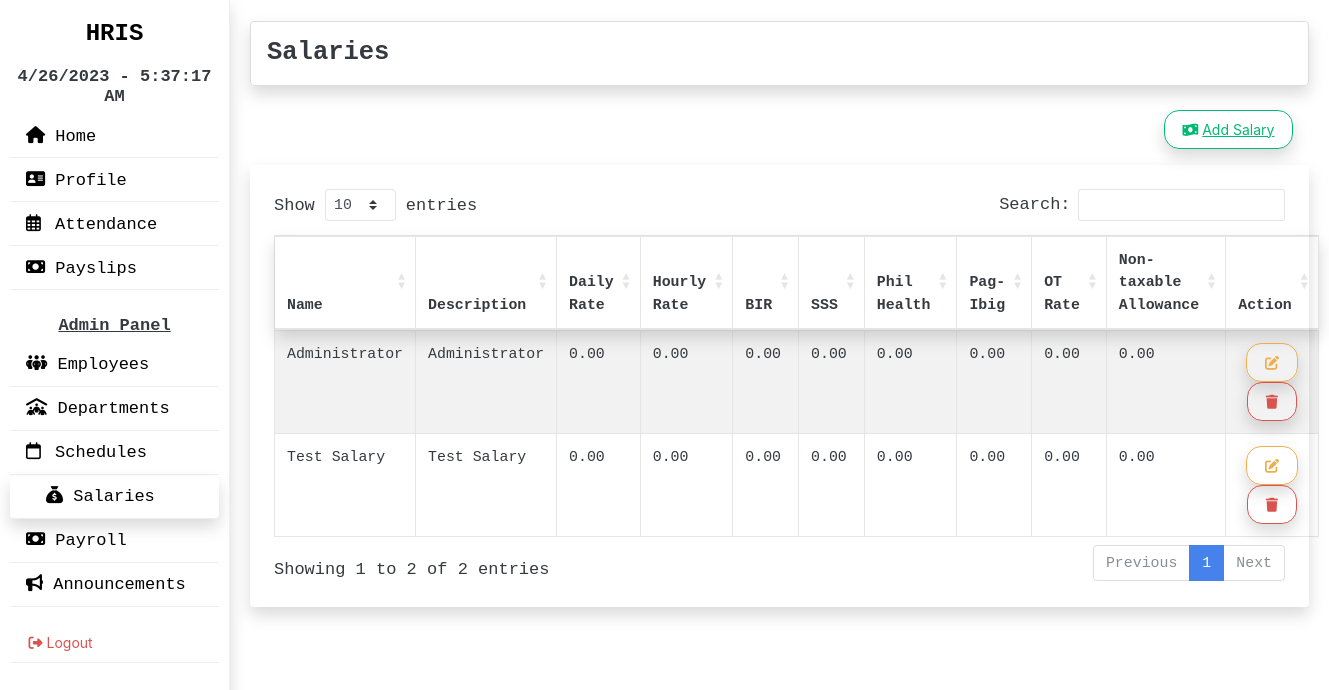
The app's page /salaries (signed in) with its own data.
### hris/models.py (models this page shows)
class Salaries(db.Model):
   id = db.Column(db.Integer(), primary_key=True)
   salary_name = db.Column(db.String(length=50), nullable=False)
   description = db.Column(db.String(length=500))
   daily_rate = db.Column(db.Float(precision=2, asdecimal=True), nullable=False)
   hourly_rate = db.Column(db.Float(precision=2, asdecimal=True), nullable=False)
   bir_tax = db.Column(db.Float(precision=2, asdecimal=True), nullable=False)
   sss_tax = db.Column(db.Float(precision=2, asdecimal=True), nullable=False)
   phil_health_tax = db.Column(db.Float(precision=2, asdecimal=True), nullable=False)
   pag_ibig_tax = db.Column(db.Float(precision=2, asdecimal=True), nullable=False)
   ot_rate = db.Column(db.Float(precision=2, asdecimal=True), nullable=False)
   allowance = db.Column(db.Float(precision=2, asdecimal=True), nullable=False) #non-taxable
   employment_info = db.relationship('EmploymentInfo', backref='salary')

### hris/salaries/salaries.py (the view)
@salaries_bp.route('/salaries', methods=['GET', 'POST'])
@login_required
def salaries():
    add_salary_modal = AddSalaryModal()
    delete_salary_modal = DeleteSalaryModal()
    edit_salary_modal = EditSalaryModal()
    salaries = Salaries.query.all()
    return render_template('salaries.html', salaries=salaries,
                                            add_salary_modal=add_salary_modal,
                                            delete_salary_modal=delete_salary_modal,
                                            edit_salary_modal=edit_salary_modal
                                            )

### hris/salaries/forms.py
class AddSalaryModal(FlaskForm):
   salary_name = StringField(label='Name', validators=[DataRequired()])
   description = StringField(label='Description', validators=[DataRequired()])
   daily_rate = FloatField(label='Daily Rate', render_kw={"placeholder": "Daily Rate"}, validators=[ZeroOrGreater()])
   hourly_rate = FloatField(label='Hourly Rate', render_kw={"placeholder": "Hourly Rate"}, validators=[ZeroOrGreater()])
   bir_tax = FloatField(label='BIR', render_kw={"placeholder": "BIR"}, validators=[ZeroOrGreater()])
   sss_tax = FloatField(label='SSS', render_kw={"placeholder": "SSS"}, validators=[ZeroOrGreater()])
   phil_health_tax = FloatField(label='Phil Health', render_kw={"placeholder": "Phil Health"}, validators=[ZeroOrGreater()])
   pag_ibig_tax = FloatField(label='Pag Ibig', render_kw={"placeholder": "Pag Ibig"}, validators=[ZeroOrGreater()])
   ot_rate = FloatField(label='OT Rate', render_kw={"placeholder": "OT Rate"}, validators=[ZeroOrGreater()])
   allowance = FloatField(label='Allowance', render_kw={"placeholder": "Allowance"}, validators=[ZeroOrGreater()])
   submit = SubmitField(label='Add Salary')

class DeleteSalaryModal(FlaskForm):
   delete = SubmitField(label='Delete Salary')

### hris/models.py (called while the page is built)
@login_manager.user_loader
def load_user(user_id):
   return Users.query.get(int(user_id))

### hris/salaries/templates/salaries.html (shortened to what this page needs)
{% extends 'main.html' %}
{% set active_page = "salaries" %}
{% block nav_contents %}
<div class="container">
   <div class="row mt-3 mb-3">
      <div class="col-12">
         <h4 class="shadow border p-3 rounded">
            <a href="{{ url_for('salaries_bp.salaries') }}" class="text-dark">Salaries</a>
         </h4>
         <div class="d-flex align-items-end flex-column bd-highlight pr-3">
            <a class="btn btn-outline-success mt-3 shadow" data-toggle="modal" data-target="#add_salary">
               <i class="fa-solid fa-money-bill-wave"></i> <u> Add Salary</u>
            </a>
         </div>
      </div>
   </div>
   <div class="row">
      <div class="col-12">
         <div class="shadow p-4 rounded">
            <table id="salaries" class="table table-striped table-bordered" style="width:100%" >
               <thead>
                   <tr class="shadow">
                       <th>Name</th>
                       <th>Description</th>
                       <th>Daily Rate</th>
                       <th>Hourly Rate</th>
                       <th>BIR</th>
                       <th>SSS</th>
                       <th>Phil Health</th>
                       <th>Pag-Ibig</th>
                       <th>OT Rate</th>
                       <th>Non-taxable Allowance</th>
                       <th>Action</th>
                   </tr>
               </thead>
               <tbody>
                    {% for salary in salaries %}
                    <tr>
                        <td>
                            {{ salary.salary_name }}
                        </td>
                        <td>
                            {{ salary.description }}
                        </td>
                        <td>
                            {{ "{:.2f}".format(salary.daily_rate) }}
                        </td>
                        <td>
                           {{ "{:.2f}".format(salary.hourly_rate) }}
                        </td>
                        <td>
                           {{ "{:.2f}".format(salary.bir_tax) }}
                        </td>
                        <td>
                           {{ "{:.2f}".format(salary.sss_tax) }}
                        </td>
                        <td>
                           {{ "{:.2f}".format(salary.phil_health_tax) }}
                        </td>
                        <td>
                           {{ "{:.2f}".format(salary.pag_ibig_tax) }}
                        </td>
                        <td>
                           {{ "{:.2f}".format(salary.ot_rate) }}
                        </td>
                        <td>
                           {{ "{:.2f}".format(salary.allowance) }}
                        </td>
                        <td style="width: 13%">
                           <div align="center">
                              <button class="btn btn-outline-warning shadow" data-toggle="modal" data-target="#edit_salary_{{ salary.id }}">
                                 <i class="fa-solid fa-edit"></i>
                              </button>
                              <button class="btn btn-outline-danger shadow" data-toggle="modal" data-target="#delete_salary_{{ salary.id }}">
                                 <i class="fa-solid fa-trash"></i>
                              </button>
                           </div>
                        </td>
                    </tr>
                    {% endfor %}
               </tbody>
            </table>
         </div>
      </div>
   </div>
</div>
{% endblock %}

### hris/static/css/index.css (style rules this page uses)
* { margin: 0; padding: 0; }
body { box-sizing: border-box; }
html { scroll-behavior: smooth; }

### records on screen
Salaries: salary_name "Administrator", description "Administrator", daily_rate "0.00", hourly_rate "0.00", bir_tax "0.00", sss_tax "0.00", phil_health_tax "0.00", pag_ibig_tax "0.00", ot_rate "0.00", allowance "0.00"
Salaries: salary_name "Test Salary", description "Test Salary", daily_rate "0.00", hourly_rate "0.00", bir_tax "0.00", sss_tax "0.00", phil_health_tax "0.00", pag_ibig_tax "0.00", ot_rate "0.00", allowance "0.00"
